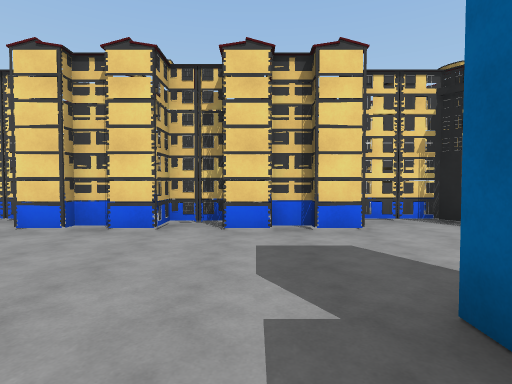
[1] (above)

24 first-person views from a walk through a 3-D level made in the Unity game engine. The camera is 1.5 m above the floor, tilts 2° down and sees 80° across. The floor is counted in squares, 2 m on a side. Each view is taken from the middle of a square. On the plan, view 1 faces up. The plan holds only what a view shows up to about 10 squares ahead; the rest is blank. The place goes on beyond the plan. Surface patterns are stand-ins for the level's own textures.

[2]
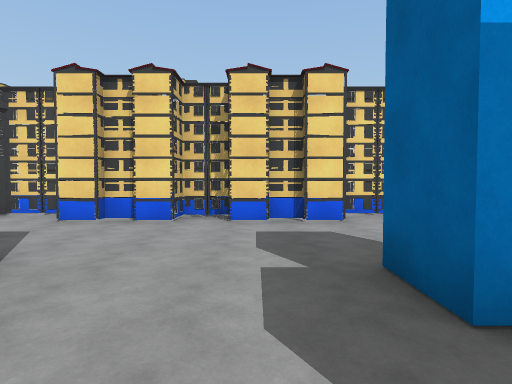

[3]
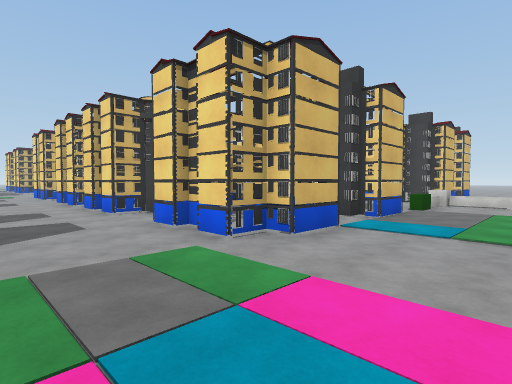

[4]
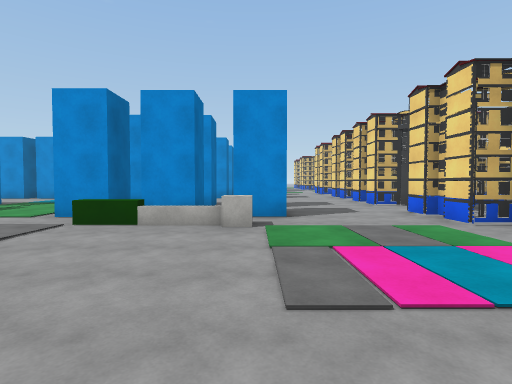

[5]
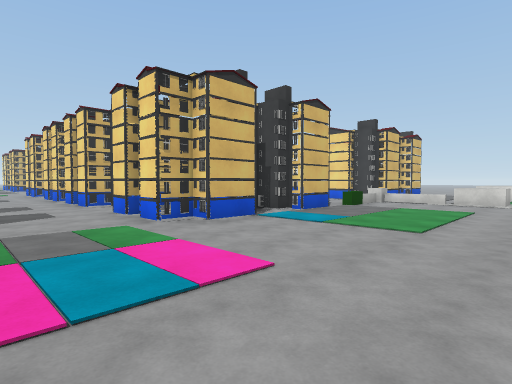

[6]
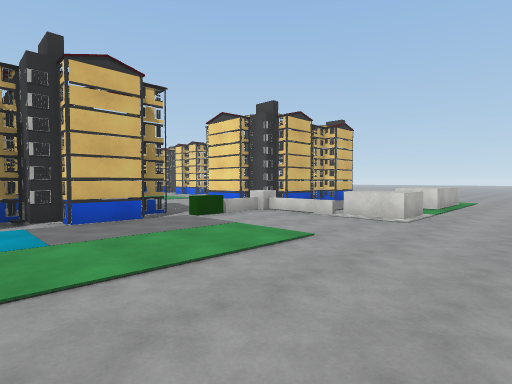

[7]
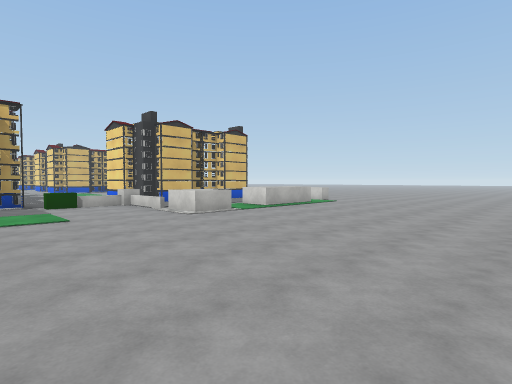

[8]
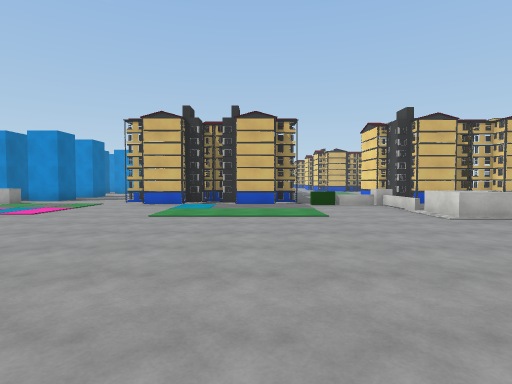

[9]
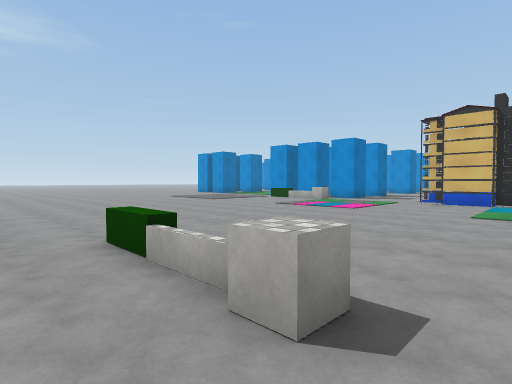

[10]
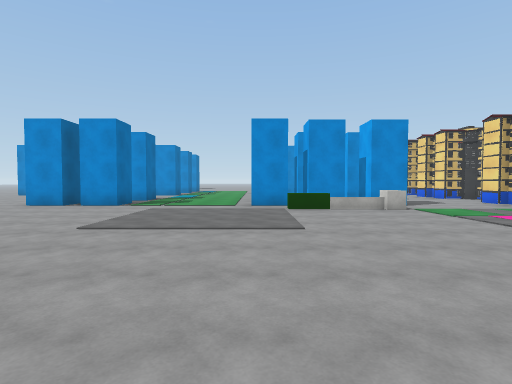

[11]
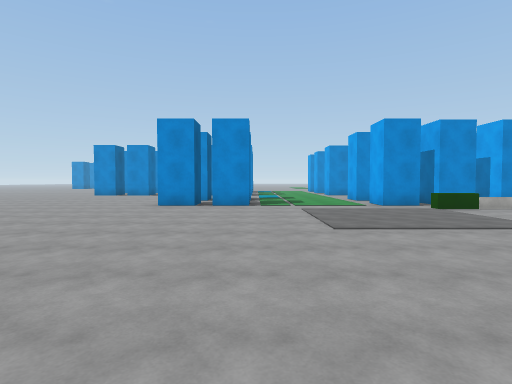

[12]
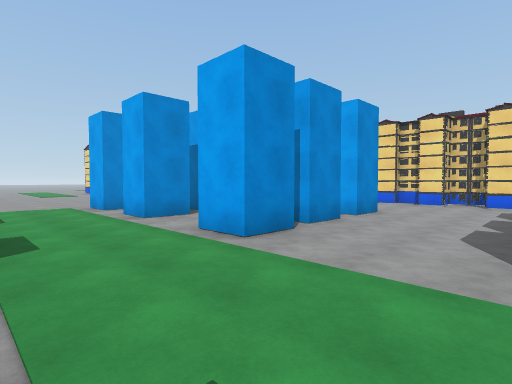

[13]
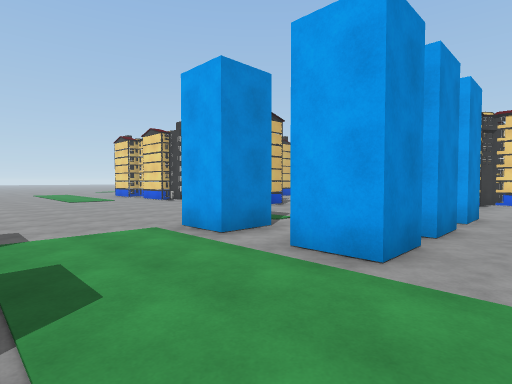

[14]
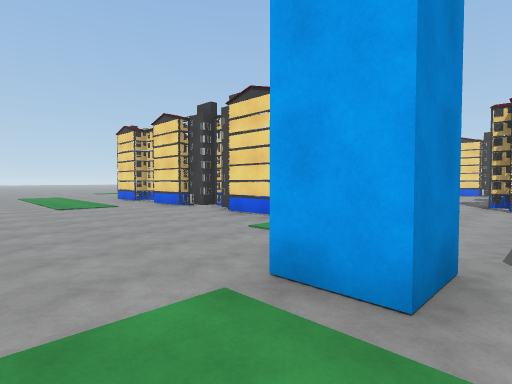

[15]
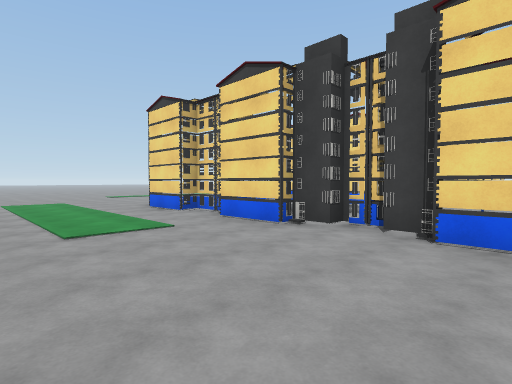

[16]
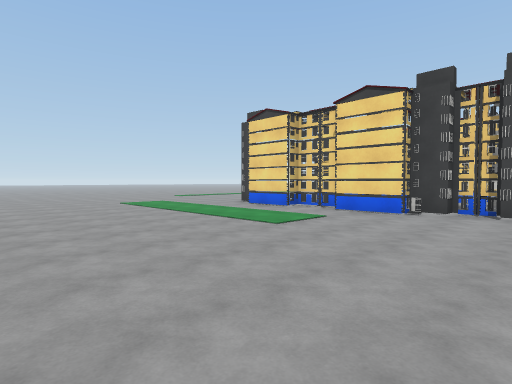

[17]
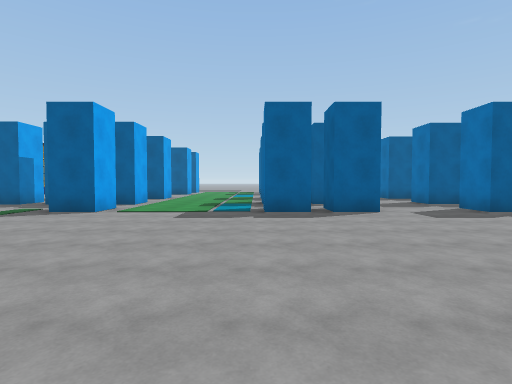

[18]
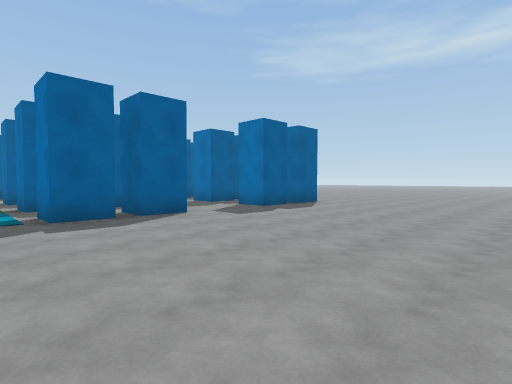

[19]
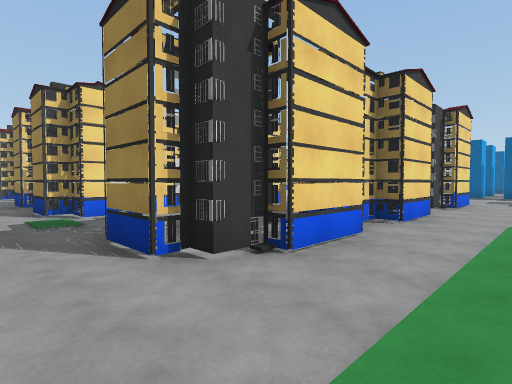

[20]
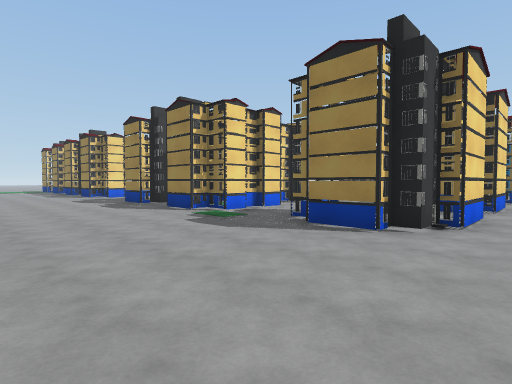

[21]
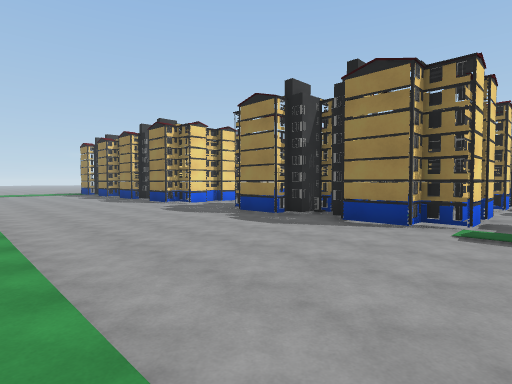

[22]
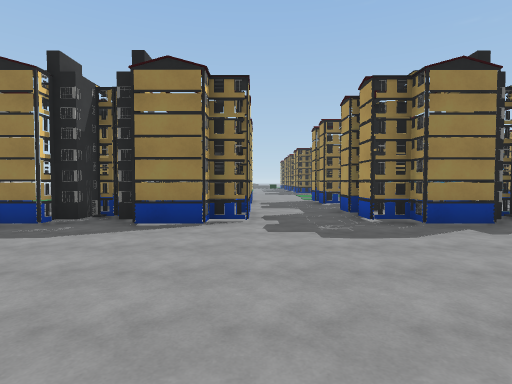

[23]
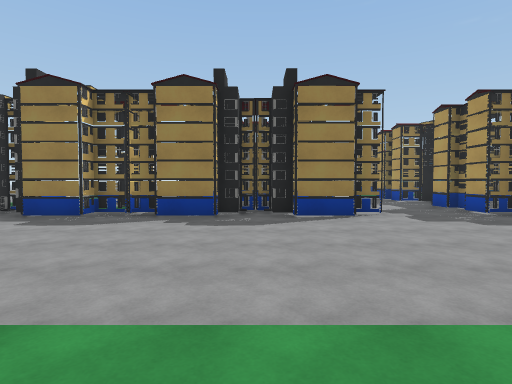

[24]
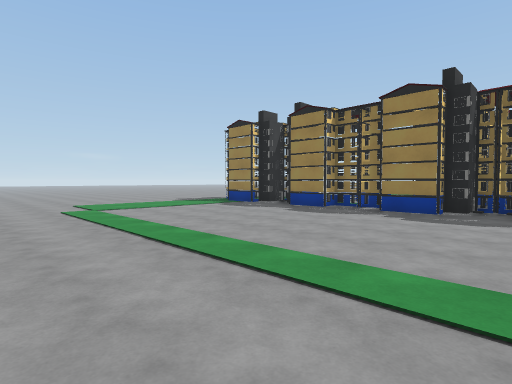

### Floor plan
Key: @ floor where view 1 was taken; # wall or solid block; x gap in a wall; . floor; = window, fence, low wall or low ledge; ^ raised ledge; C cube; B block; O other object.
Columns run from 29 left of view 1 to 17 right of it. Each row starts with its distance up from view 1.
 21  .......#                                  ..
 20 ........# O                               ...
 19 ........OOO                            ......
 18 ........# OO                          ^......
 17 ........#  O                       O  ^^.....
 16 .........OO                      OO.  ^^.....
 15 ........#                          #  .......
 14    .....# O O                     ## .BB......
 13   ......O.O.O                      C#=BB......
 12    ..........                      =..........
 11    .....O.O.O                    ..B..........
 10    .....##O.O                    O O..........
  9   ......#  O            OO     OO###..........
  8   .......OOOO         ##O#######O###...........
  7   ......## O#          #O  ##   O###.........C.
  6   ......# OOO       .###OO#### OO###.........=.
  5   ......O.O.OOO     .OOO..#O.##..O#O........=..
  4   .........         ..  .......................
  3    .....O.O O O.O   ..  .......................
  2    .....# OOO  #  O  .  . ....................
  1    .....###O####  #. . #. #....# #.C..........
  0    ......OO.OO..OO.......  ..@.    #..........
 -1    ....................##.##..## # x..........
 -2      ..................##.##.. # x.^..........
 -3      ................#.##.##.. # #............
 -4      ...................................... ..
 -5     ......................................
 -6     .......................................
 -7            ............##.##  .  ...........
 -8               .......# #      #  ##........
 -9               .......#.#         ##.......
-10               ........            #......
-11               ..........         .......
-12                .........         .....
-13                ......#.#         ....
-14                ......            ...
-15                .....

Where each view was taken, in squares from view 1:
view 1: 0 up, 0 right, facing up
view 2: 1 down, 0 right, facing up
view 3: 2 up, 9 right, facing up-left
view 4: 1 up, 11 right, facing left
view 5: 2 up, 11 right, facing up-left
view 6: 7 up, 12 right, facing up-left
view 7: 9 up, 16 right, facing up-left
view 8: 9 up, 16 right, facing left
view 9: 8 up, 17 right, facing down-left
view 10: 3 down, 14 right, facing left
view 11: 7 down, 14 right, facing left
view 12: 6 down, 1 right, facing up-left
view 13: 6 down, 4 left, facing up-left
view 14: 5 down, 7 left, facing up-left
view 15: 4 down, 12 left, facing up-left
view 16: 7 down, 13 left, facing up-left
view 17: 7 down, 16 left, facing right
view 18: 6 down, 15 left, facing down-right
view 19: 2 down, 23 left, facing up-right
view 20: 1 down, 26 left, facing up-right
view 21: 4 up, 27 left, facing up-right
view 22: 13 up, 27 left, facing right
view 23: 16 up, 28 left, facing right
view 24: 15 up, 29 left, facing up-right
